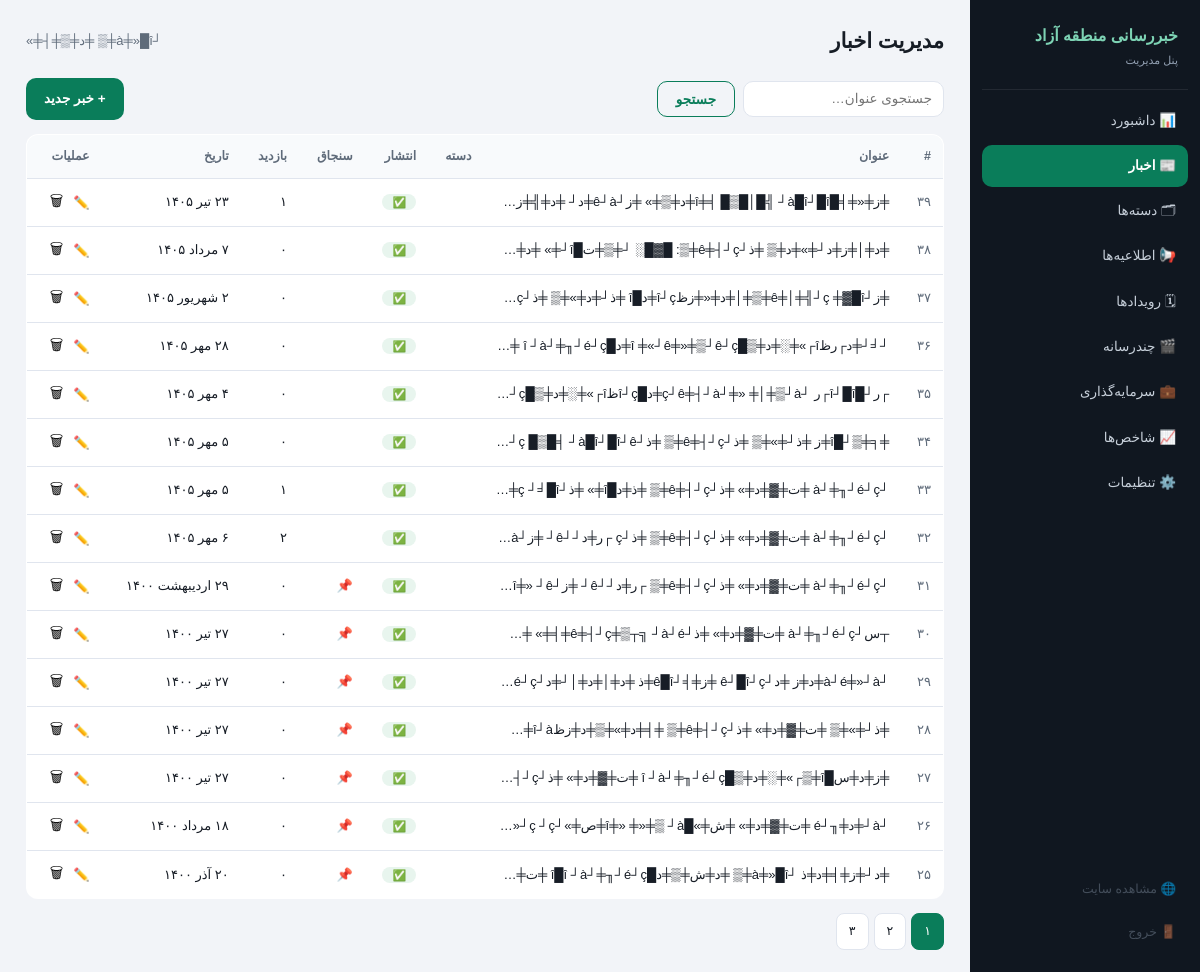
/admin.php?a=arts (signed in), run on the app's committed database.
### tables this page shows
CREATE TABLE `articles` (
  `id` int(10) unsigned NOT NULL AUTO_INCREMENT,
  `category_id` int(10) unsigned DEFAULT NULL,
  `image` varchar(300) DEFAULT NULL,
  `source_name` varchar(120) DEFAULT NULL,
  `source_url` varchar(400) DEFAULT NULL,
  `is_pinned` tinyint(1) DEFAULT 0,
  `is_published` tinyint(1) DEFAULT 0,
  `published_at` datetime NOT NULL DEFAULT current_timestamp(),
  `views` int(10) unsigned DEFAULT 0,
  `created_at` datetime DEFAULT current_timestamp(),
  `updated_at` datetime DEFAULT NULL,
  PRIMARY KEY (`id`),
  KEY `idx_pub` (`is_published`,`published_at`),
  KEY `category_id` (`category_id`),
  CONSTRAINT `articles_ibfk_1` FOREIGN KEY (`category_id`) REFERENCES `categories` (`id`) ON DELETE SET NULL
);

### app.php (called while the page is built, shortened)
<?php
if (!function_exists('app')) {
    function app(): array { static $cfg; return $cfg ??= (require __DIR__ . '/config.php'); }
}
function db(): PDO {
    static $pdo = null;
    if ($pdo === null) {
        $c = app()['db'];
        try {
            $pdo = new PDO(
                "mysql:host={$c['host']};port={$c['port']};dbname={$c['name']};charset={$c['charset']}",
                $c['user'], $c['pass'],
                [PDO::ATTR_ERRMODE => PDO::ERRMODE_EXCEPTION, PDO::ATTR_DEFAULT_FETCH_MODE => PDO::FETCH_ASSOC,
                 PDO::ATTR_EMULATE_PREPARES => false]
            );
        } catch (PDOException $e) {
            http_response_code(500);
            exit(app()['debug'] ? 'DB Error: ' . $e->getMessage() : 'خطا در اتصال به دیتابیس. نصب‌کننده را اجرا کنید: <a href="install.php">install.php</a>');
        }
    }
    return $pdo;
}
function q(string $sql, array $p = []): PDOStatement { $st = db()->prepare($sql); $st->execute($p); return $st; }
function qall(string $sql, array $p = []): array { return q($sql, $p)->fetchAll(); }
function qval(string $sql, array $p = [])        { return q($sql, $p)->fetchColumn(); }
function e(?string $s): string          { return htmlspecialchars((string)$s, ENT_QUOTES, 'UTF-8'); }
function getp(string $k, string $d = ''): string { return is_string($_GET[$k] ?? null) ? trim($_GET[$k]) : $d; }
function ini(string $k, int $d = 0): int { return (int)($_GET[$k] ?? $d); }
function admin_url(string $a, array $qs = []): string {
    $qs['a'] = $a; foreach ($qs as $k => $v) if ($v === null || $v === '') unset($qs[$k]);
    return 'admin.php?' . http_build_query($qs);
}
function g2j(int $gy, int $gm, int $gd): array {
    $gdos = [0, 31, 59, 90, 120, 151, 181, 212, 243, 273, 304, 334];
    $gy2 = ($gm > 2) ? $gy + 1 : $gy;
    $days = 355666 + (365 * $gy) + (int)(($gy2 + 3) / 4) - (int)(($gy2 + 99) / 100) + (int)(($gy2 + 399) / 400) + $gd + $gdos[$gm - 1];
    $jy = -1595 + 33 * ((int)($days / 12053)); $days %= 12053;
    $jy += 4 * ((int)($days / 1461)); $days %= 1461;
    if ($days > 365) { $jy += (int)(($days - 1) / 365); $days = ($days - 1) % 365; }
    $jm = $days < 186 ? 1 + (int)($days / 31) : 7 + (int)(($days - 186) / 30);
    $jd = 1 + ($days % ($days < 186 ? 31 : 30));
    return [$jy, $jm, $jd];
}
function fa_months(): array { return [1=>'فروردین','اردیبهشت','خرداد','تیر','مرداد','شهریور','مهر','آبان','آذر','دی','بهمن','اسفند']; }
function date_i18n(string $dt, bool $withTime = true): string {
    $ts = strtotime($dt); if (!$ts) return '';
    $lang = lang();
    $y = date('Y', $ts); $m = (int)date('n', $ts); $d = (int)date('j', $ts);
    if ($lang === 'fa') {
        [$jy, $jm, $jd] = g2j((int)$y, (int)$m, (int)$d);
        $fa = fa_months(); $persianDigits = ['۰','۱','۲','۳','۴','۵','۶','۷','۸','۹'];
        $str = strtr("$jd {$fa[$jm]} $jy", array_combine(range(0, 9), $persianDigits));
        return $withTime ? $str . '، ' . date('H:i', $ts) : $str;
    }
    return date('j M Y', $ts) . ($withTime ? ', ' . date('H:i', $ts) : '');
}
function lang(): string {
    static $l = null;
    if ($l === null) {
        $allowed = app()['languages'];
        $g = getp('lang');
        $l = in_array($g, $allowed, true) ? $g : ($_SESSION['lang'] ?? null);
    }
    return $l;
}
function fa_num(int|string $n): string {
    return strtr((string)$n, array_combine(range(0, 9), ['۰','۱','۲','۳','۴','۵','۶','۷','۸','۹']));
}
function current_admin(): array { return $_SESSION['admin'] ?? ['name'=>'', 'user'=>'']; }

### admin.php (the view, shortened to what this page needs)
<?php
require_once __DIR__ . '/app.php';
$NAV = [
    'dash' => '📊 داشبورد', 'arts' => '📰 اخبار', 'cats' => '🗂 دسته‌ها', 'anns' => '📢 اطلاعیه‌ها',
    'evs' => '🗓 رویدادها', 'mds' => '🎬 چندرسانه', 'invs' => '💼 سرمایه‌گذاری', 'pulse' => '📈 شاخص‌ها', 'set' => '⚙️ تنظیمات',
];
function admin_header(string $title, string $act): void {
    global $NAV;
    echo '<!doctype html><html lang="fa" dir="rtl"><head><meta charset="utf-8">
<meta name="viewport" content="width=device-width, initial-scale=1"><meta name="robots" content="noindex">
<title>' . e($title) . ' — پنل مدیریت</title>
<link rel="stylesheet" href="assets/css/admin.css?v=1"></head>
<body data-act="' . e($act) . '"><div class="adm"><aside class="side">
<div class="side-brand">خبررسانی منطقه آزاد<br><small>پنل مدیریت</small></div>';
    foreach ($NAV as $k => $v) echo '<a class="sitem' . ($act === $k ? ' on' : '') . '" href="' . e(admin_url($k)) . '">' . $v . '</a>';
    echo '<div class="spacer"></div>
<a class="sitem dim" href="index.php" target="_blank">🌐 مشاهده سایت</a>
<a class="sitem dim" href="' . e(admin_url('logout')) . '">🚪 خروج</a>
</aside><main class="adm-main"><div class="adm-top"><h1>' . e($title) . '</h1>
<span class="who">' . e(current_admin()['name'] ?: current_admin()['user']) . '</span></div>';
}
function admin_footer(): void { echo '</main></div></body></html>'; }
$a = getp('a', 'dash');
switch ($a) {
case 'arts': {
    $sq = getp('q'); $w = ''; $p = [];
    $page = max(1, ini('page', 1)); $per = 15; $off = ($page - 1) * $per;
    $total = (int)qval("SELECT COUNT(*) FROM articles a JOIN article_translations t ON t.article_id = a.id AND t.lang='fa'" . ($w ? " WHERE $w" : ""), $p);
    admin_header('مدیریت اخبار', 'arts');
    echo '<div class="tools"><form method="get"><input type="hidden" name="a" value="arts"><input name="q" placeholder="جستجوی عنوان…" value="' . e($sq) . '"><button class="btn ghost">جستجو</button></form>
    <a class="btn" href="' . e(admin_url('art_edit')) . '">+ خبر جدید</a></div>
    <table class="lt"><tr><th>#</th><th>عنوان</th><th>دسته</th><th>انتشار</th><th>سنجاق</th><th>بازدید</th><th>تاریخ</th><th>عملیات</th></tr>';
    foreach (qall("SELECT a.*, t.title, c.id AS cid FROM articles a
                   JOIN article_translations t ON t.article_id = a.id AND t.lang='fa'
                   LEFT JOIN category_translations c ON c.category_id = a.category_id AND c.lang='fa'
                   " . ($w ? "WHERE $w " : "") . "ORDER BY a.id DESC LIMIT $per OFFSET $off", $p) as $r) {
        echo '<tr><td>' . fa_num((int)$r['id']) . '</td><td class="tt">' . e($r['title']) . '</td><td>' . e($r['cid'] ? '' : '') . '</td>
          <td><span class="bdg ' . ($r['is_published'] ? 'g' : 'y') . '">' . ($r['is_published'] ? '✅' : 'پیش‌نویس') . '</span></td>
          <td>' . ($r['is_pinned'] ? '📌' : '') . '</td><td>' . fa_num((int)$r['views']) . '</td><td>' . e(date_i18n($r['published_at'], false)) . '</td>
          <td class="ops"><a href="' . e(admin_url('art_edit', ['id' => $r['id']])) . '">✏️</a>
          <form method="post" onsubmit="return confirm(&quot;حذف شود؟&quot;)"><input type="hidden" name="a" value="arts"><input type="hidden" name="op" value="del"><input type="hidden" name="id" value="' . (int)$r['id'] . '">' . csrf_field() . '<button class="lblk">🗑</button></form></td></tr>';
    }
    echo '</table>';
    if ($total > $per) {
        echo '<div class="pager">';
        for ($i = 1; $i <= (int)ceil($total / $per); $i++)
            echo '<a class="pg' . ($i === $page ? ' pg-cur' : '') . '" href="' . e(admin_url('arts', ['q' => $sq, 'page' => $i])) . '">' . fa_num($i) . '</a>';
        echo '</div>';
    }
    admin_footer();
} break;
}

### assets/css/admin.css (style rules this page uses)
:root { --bg:#f2f4f8;--panel:#fff;--fg:#171d26;--muted:#5f6b7a;--line:#e0e5ee;--brand:#0a7d5a;--brand-d:#086a4c;--brand-l:#e8f5f0;--y:#b45309;--r:#b91c1c;--g:#15803d;--radius:12px }
* { margin:0;box-sizing:border-box }
body { font-family:Vazirmatn,Tahoma,sans-serif;background:var(--bg);color:var(--fg);font-size:14px;line-height:1.8 }
a { text-decoration:none;color:inherit }
.adm { display:flex;min-height:100vh }
.side { width:230px;background:#101720;color:#dfe6ef;display:flex;flex-direction:column;padding:16px 12px;flex-shrink:0 }
.side-brand { font-size:16px;font-weight:800;color:#7dd3b4;padding:6px 10px 18px;border-bottom:1px solid rgba(255,255,255,.08);margin-bottom:10px }
.side-brand small { display:block;font-size:11px;font-weight:400;color:#93a1b3 }
.sitem { display:block;padding:9px 12px;border-radius:10px;font-size:13.5px;color:#c6cfd9;margin-bottom:3px }
.sitem.on { background:var(--brand);color:#fff;font-weight:700 }
.sitem.dim { opacity:.65;font-size:12.5px }
.spacer { flex:1 }
.adm-main { flex:1;padding:22px 26px;max-width:1200px }
.adm-top { display:flex;justify-content:space-between;align-items:center;margin-bottom:18px }
.adm-top h1 { font-size:21px }
.who { color:var(--muted);font-size:13px }
.btn { background:var(--brand);color:#fff;border:0;padding:9px 18px;border-radius:10px;font-family:inherit;font-size:13.5px;cursor:pointer;font-weight:700 }
.btn.ghost { background:transparent;color:var(--brand);border:1px solid var(--brand) }
.tools { display:flex;justify-content:space-between;align-items:center;gap:10px;margin-bottom:14px }
.tools form { display:flex;gap:8px }
table.lt { width:100%;border-collapse:collapse;background:var(--panel);border-radius:var(--radius);overflow:hidden;border:1px solid var(--line) }
.lt th { background:#f8fafc;font-size:12.5px;color:var(--muted);text-align:right;padding:10px 12px }
.lt td { border-top:1px solid var(--line);padding:9px 12px;font-size:13px }
.lt th,table>tr>th { font-weight:700 }
.lt td:first-child { color:var(--muted);white-space:nowrap }
.tt { max-width:380px;overflow:hidden;text-overflow:ellipsis;white-space:nowrap }
.dim { color:var(--muted);font-size:12px }
.ops { display:flex;gap:6px;align-items:center;white-space:nowrap }
.ops form { display:inline }
.lblk { background:transparent;border:0;cursor:pointer;font-size:15px;padding:2px 4px }
.bdg { padding:2px 10px;border-radius:999px;font-size:11px;font-weight:700 }
.bdg.g { background:#e8f5ee;color:var(--g) }
.pager { display:flex;gap:5px;margin-top:14px }
.pg { padding:6px 12px;background:#fff;border:1px solid var(--line);border-radius:8px;font-size:12.5px }
.pg-cur { background:var(--brand);color:#fff;border-color:var(--brand) }
input,select,textarea { width:100%;padding:9px 11px;border:1px solid var(--line);border-radius:10px;font-family:inherit;font-size:13.5px;background:#fff }

### data on the page
articles: id "۳۹", views "۱", published_at "۲۳ تیر ۱۴۰۵"
articles: id "۳۸", views "۰", published_at "۷ مرداد ۱۴۰۵"
articles: id "۳۷", views "۰", published_at "۲ شهریور ۱۴۰۵"
articles: id "۳۶", views "۰", published_at "۲۸ مهر ۱۴۰۵"
articles: id "۳۵", views "۰", published_at "۴ مهر ۱۴۰۵"
articles: id "۳۴", views "۰", published_at "۵ مهر ۱۴۰۵"
articles: id "۳۳", views "۱", published_at "۵ مهر ۱۴۰۵"
articles: id "۳۲", views "۲", published_at "۶ مهر ۱۴۰۵"
articles: id "۳۱", views "۰", published_at "۲۹ اردیبهشت ۱۴۰۰"
articles: id "۳۰", views "۰", published_at "۲۷ تیر ۱۴۰۰"
articles: id "۲۹", views "۰", published_at "۲۷ تیر ۱۴۰۰"
articles: id "۲۸", views "۰", published_at "۲۷ تیر ۱۴۰۰"
articles: id "۲۷", views "۰", published_at "۲۷ تیر ۱۴۰۰"
articles: id "۲۶", views "۰", published_at "۱۸ مرداد ۱۴۰۰"
articles: id "۲۵", views "۰", published_at "۲۰ آذر ۱۴۰۰"

### other printed values
$v "📊 داشبورد"
$v "📰 اخبار"
$v "🗂 دسته‌ها"
$v "📢 اطلاعیه‌ها"
$v "🗓 رویدادها"
$v "🎬 چندرسانه"
$v "💼 سرمایه‌گذاری"
$v "📈 شاخص‌ها"
$v "⚙️ تنظیمات"
$title "مدیریت اخبار"
current_admin()['name'] ?: current_admin()['user'] "┘à╪»█î╪▒ ╪د╪▒╪┤╪»"
fa_num($i) "۱"
fa_num($i) "۲"
fa_num($i) "۳"
